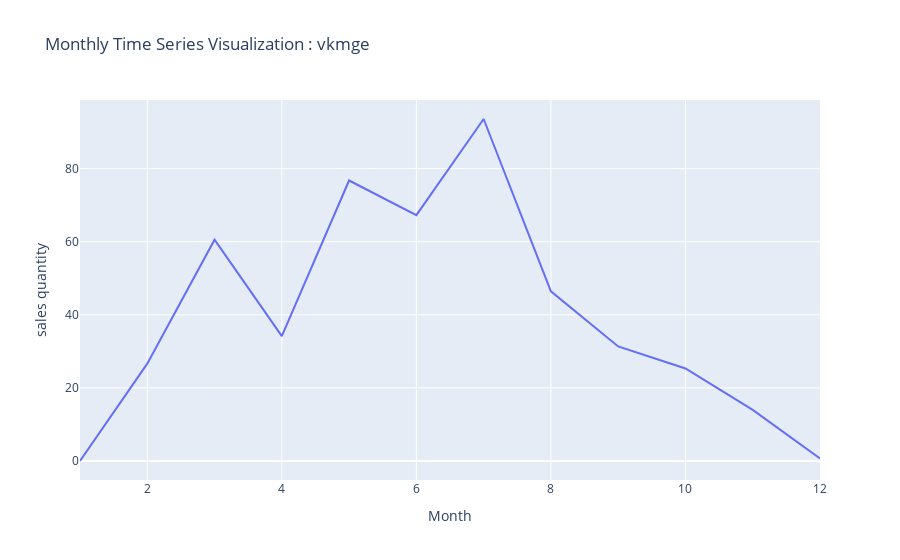

Notebook code cell kept with this figure:
### Markdown cell above
## "vk_mge" Seasonality Analysis

### Code cell
vis.vis_monthly(data_season, "vkmge")

### Figure 1 — Plotly figure (JSON) as saved in the notebook; plotly's stock layout.template omitted (floating-point values rounded to 4 significant figures)
{"data": [{"mode": "lines", "name": "Monthly Sales", "type": "scatter", "x": [1, 2, 3, 4, 5, 6, 7, 8, 9, 10, 11, 12], "y": [0, 26.64, 60.53, 34.17, 76.74, 67.25, 93.56, 46.4, 31.35, 25.32, 13.97, 0.697]}], "layout": {"title": {"text": "Monthly Time Series Visualization : vkmge"}, "xaxis": {"title": {"text": "Month"}}, "yaxis": {"title": {"text": "sales quantity"}}}}
